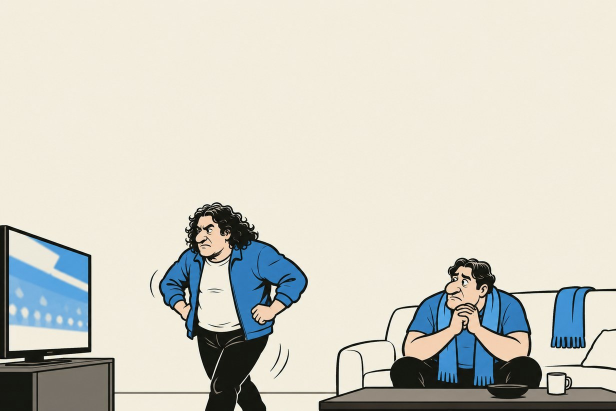
#> input picture assets/vignette/attesa/01-salotto.jpg, 1232 x 821 px (shown at 1/2 size)
$ python -i inchiostro.py   (imports and definitions only)
#> lines starting #> are read from the running program, lines starting #| are printed output that depends on the picture
#> in stampa_in_bianco_e_nero, aperta is the input picture: PIL image 1232x821 RGB; mean R, G, B 209.1, 208, 197.7
"""L'inchiostro: riporta un'immagine dentro la tavolozza della pagina.

Il gazzettino ha due colori e una carta, e un modello di immagini
consegna i suoi: sky blue, terracotta, ocra, le ombre morbide. In pagina
quel rettangolo si vede come un ritaglio di un altro giornale — che è
esattamente il difetto che `docs/grafica.md` chiama decorazione.

Qui stanno le due rimappature che lo rimettono in riga. Lavorano tutte e
due sulla luminanza e nessuna sul colore di partenza: conta dove il
pixel va a finire, non da dove viene.

  bicromia        inchiostro -> azzurro -> carta, per le illustrazioni
                  che devono restare a colori ma dentro i nostri
  bianco_e_nero   inchiostro -> carta e basta: il disegno diventa una
                  xilografia stampata sulla carta avorio, cioè la stessa
                  materia del resto della pagina

Stavano dentro `biblioteca.py`, che è uno strumento da riga di comando e
importa il gazzettino: il gazzettino non poteva importarlo indietro senza
chiudere il cerchio. Qui le usano tutti e due.

Pillow resta facoltativo. Serve solo a questo ritocco, e un'edizione non
salta perché manca una libreria: se non c'è, il disegno esce come l'ha
consegnato il modello e in coda ai log resta detto perché.
"""

from __future__ import annotations

from pathlib import Path

from report.newspaper import AZZURRO, INK, PAPER

try:
    from PIL import Image, ImageOps
except ImportError:  # vedi il docstring: è un ritocco, non un requisito
    Image = ImageOps = None  # type: ignore[assignment]

# Il pannello in pagina è largo 616px e le pagine si renderizzano a scala
# 2: oltre 1232px non serve un pixel, e i pixel in più diventano base64
# dentro l'HTML della pagina — cioè peso puro.
LARGHEZZA_UTILE = 1232


def disponibile() -> bool:
    """Se Pillow c'è e quindi si può ritoccare."""
    return Image is not None


def bicromia(immagine: "Image.Image") -> "Image.Image":
    """Rimappa la luminanza sulla rampa inchiostro -> azzurro -> carta.

    Serve alle illustrazioni realistiche, che arrivano a colori pieni con
    ombre e profondità di campo — cioè tutto quello che le cinque regole
    della grafica vietano.

    L'autocontrasto prima della mappatura non è un vezzo: senza, le
    immagini con poco contrasto diventano una macchia di azzurro medio e
    i neri non arrivano mai all'inchiostro.
    """
    grigi = ImageOps.autocontrast(ImageOps.grayscale(immagine), cutoff=2)
    return ImageOps.colorize(grigi, black=INK, white=PAPER, mid=AZZURRO)


def bianco_e_nero(immagine: "Image.Image") -> "Image.Image":
    """Come la bicromia, ma senza lo scalo azzurro: solo inchiostro e carta.

    È la stessa rampa con due estremi invece di tre, e la differenza in
    pagina è tutta lì: la bicromia aggiunge un colore, questa non ne
    aggiunge nessuno. Il fondo esce esattamente sul `PAPER` della pagina
    — l'autocontrasto porta l'avorio del modello sul bianco pieno e la
    mappatura lo riporta sulla nostra carta — quindi il pannello non ha
    più un fondo suo e il bordo non è più una giuntura.
    """
    grigi = ImageOps.autocontrast(ImageOps.grayscale(immagine), cutoff=2)
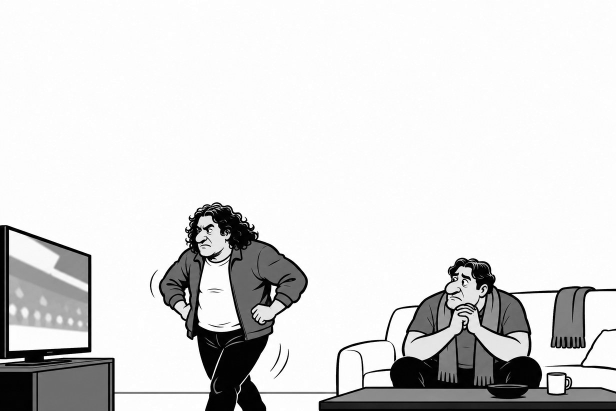
#> grigi: PIL image 1232x821 L (shown at 1/2 size); min 0, max 255, mean 218.5
    return ImageOps.colorize(grigi, black=INK, white=PAPER)
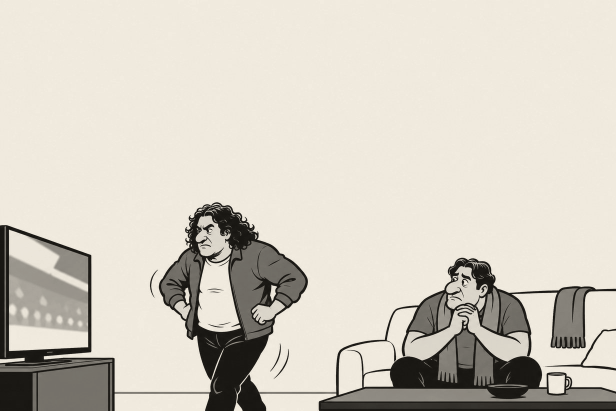
#> returned value: PIL image 1232x821 RGB (shown at 1/2 size); mean R, G, B 210.4, 205, 194.1


def stampa_in_bianco_e_nero(
    percorso: str | Path, larghezza: int = LARGHEZZA_UTILE
) -> bool:
    """Riscrive il file in bianco e nero, alla misura che serve in pagina.

    Il prompt lo chiede già monocromo, ma un prompt è una richiesta: i
    modelli il colore lo rimettono, e basta una sbavatura di terracotta
    perché il pannello smetta di somigliare al resto della pagina. Questo
    passaggio non chiede, converte — e fatto dopo la generazione vale per
    qualunque modello di immagini ci si trovi davanti.

    Torna False quando non ha potuto fare niente (Pillow assente, file
    illeggibile): chi chiama tiene il disegno com'è, che è sempre meglio
    di nessun disegno.
    """
    if not disponibile():
        print(
            "  Disegno lasciato com'è: manca Pillow, non posso portarlo in "
            "bianco e nero (pip install -r requirements.txt)."
        )
        return False
    percorso = Path(percorso)
    try:
        with Image.open(percorso) as aperta:
            immagine = bianco_e_nero(aperta.convert("RGB"))
            if immagine.width > larghezza:
                altezza = round(immagine.height * larghezza / immagine.width)
                immagine = immagine.resize((larghezza, altezza), Image.LANCZOS)
            immagine.save(percorso, "PNG", optimize=True)
            misura = f"{immagine.width}x{immagine.height}"
#> misura = '1232x821'
    except OSError as errore:
        print(f"  Bianco e nero saltato ({errore}): tengo il disegno com'è.")
        return False
    # Detto in positivo apposta: l'unico modo di sapere che era andata
    # bene era che non fosse comparso un errore, e "non ha detto niente"
    # e "ha fatto la cosa giusta" avevano lo stesso aspetto nei log di
    # un'edizione che gira in CI e non si può guardare.
    print(f"  Disegno portato in bianco e nero sulla carta del giornale ({misura}).")
#|   Disegno portato in bianco e nero sulla carta del giornale (1232x821).
    return True

>>> result = stampa_in_bianco_e_nero('../assets/vignette/attesa/01-salotto.jpg')

$ run again, on assets/vignette/attesa/03-bar.jpg
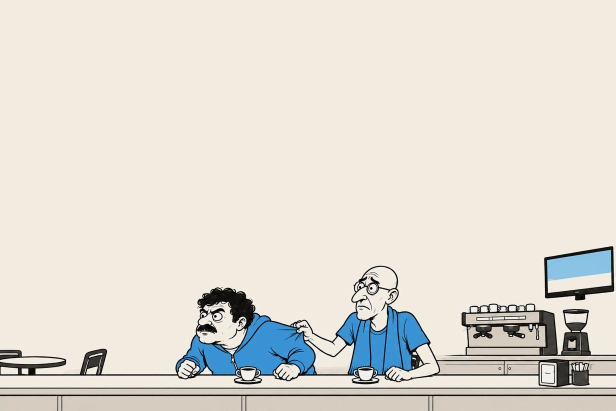
#> input picture assets/vignette/attesa/03-bar.jpg, 1232 x 821 px (shown at 1/2 size)
#> in stampa_in_bianco_e_nero, aperta is the input picture: PIL image 1232x821 RGB; mean R, G, B 224.2, 221.2, 212.3
#> in bianco_e_nero, `grigi = ImageOps.autocontrast(ImageOps.grayscale(immagine), cutoff=2)`:
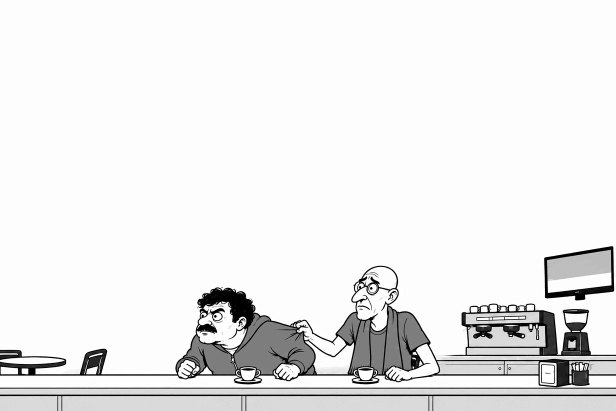
#> grigi: PIL image 1232x821 L (shown at 1/2 size); min 0, max 255, mean 235.3
#> in bianco_e_nero, `return ImageOps.colorize(grigi, black=INK, white=PAPER)`:
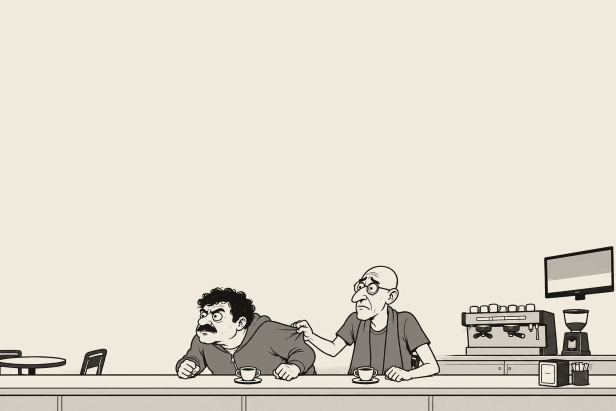
#> returned value: PIL image 1232x821 RGB (shown at 1/2 size); mean R, G, B 224.9, 219.2, 207.7
#|   Disegno portato in bianco e nero sulla carta del giornale (1232x821).
